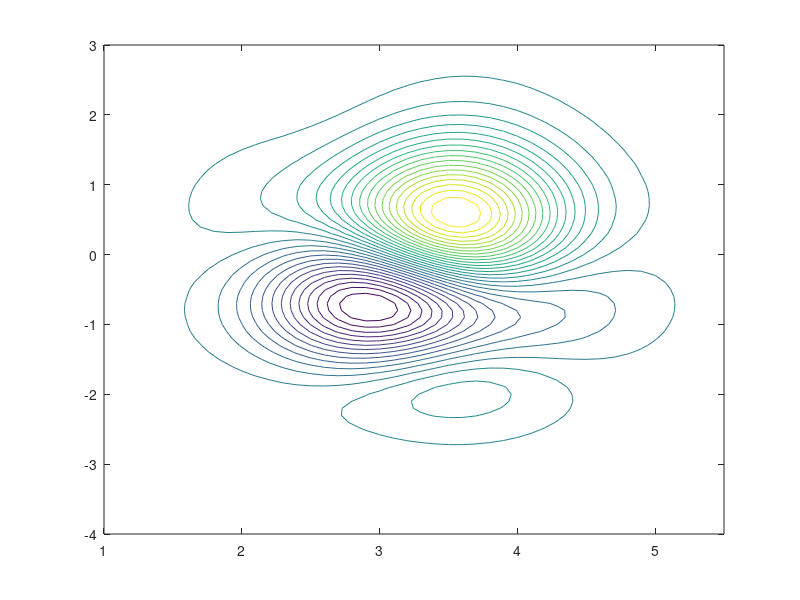

Write MATLAB code to recreate this figure.
clear all;
clc;

x=1:0.1:5.5;
y=-4:0.1:3;
[x y]=meshgrid(x,y);
z=0.00125.*exp(-((x-3).^2+0.5.*y.^2)).*(sin(2.*x)+2.*sin(0.75*(0.5*y-2).^2)).*(16.*x+64.*x.^2+y.^2);
% 
%  surf(x,y,z);
%  surfc(x,y,z);
contour(x,y,z,30);
